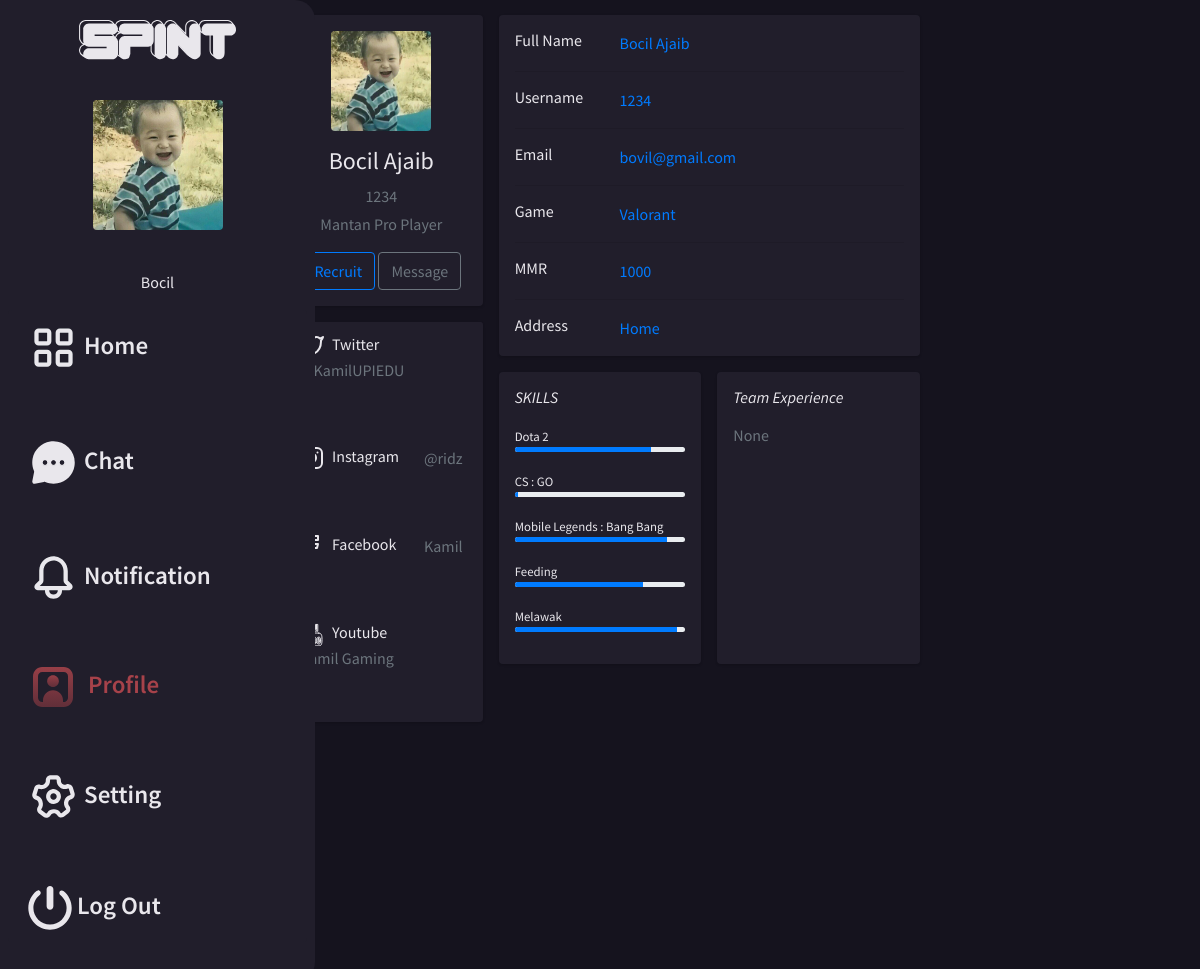
The page /Profile.php (signed in) on the database its author committed.
### tables this page shows
CREATE TABLE `user` (
  `user_id` int(100) NOT NULL,
  `firstname` varchar(100) NOT NULL,
  `lastname` varchar(100) NOT NULL,
  `username` varchar(100) NOT NULL,
  `username2` varchar(100) NOT NULL,
  `birthday` date NOT NULL,
  `gender` varchar(100) NOT NULL,
  `game` varchar(100) NOT NULL,
  `mmr` int(11) NOT NULL,
  `email` varchar(100) NOT NULL,
  `email2` varchar(100) NOT NULL,
  `password` varchar(100) NOT NULL,
  `password2` varchar(100) NOT NULL,
  `profile_picture` varchar(100) NOT NULL
);

### session.php (called while the page is built, shortened)
<?php
include("includes/database.php");
$id = $_SESSION['id'];
$query=mysqli_query ($con,"SELECT * FROM user WHERE user_id ='$id'");
$row=mysqli_fetch_array($query);
$firstname=$row['firstname'];
$lastname=$row['lastname'];
$username=$row['username'];
$game=$row['game'];
$mmr=$row['mmr'];
$email=$row['email'];
?>

### Profile.php (the view, shortened to what this page needs)
<!DOCTYPE html>
<html lang="en">
<head>
  <link href="vendor/bootstrap/css/bootstrap.min.css" rel="stylesheet">
  <link href="css/simple-sidebar.css" rel="stylesheet">
  <link href="css/index.css" rel="stylesheet">
  <link href="css/profile.css" rel="stylesheet">
</head>
<body>
<?php include ('session.php');?>
  <div id="wrapper">
  <div class="bg-dark rounded" id="left-sidebar-wrapper">
    <div class="sidebar-brand text-center">
      <img src="assets/logo.svg" alt="logo spint" id="logo">
    </div>
    <div class="text-center">
      <a href="updatephoto.php"><img src="<?php echo $row['profile_picture'] ?>" alt="profile picture" class="rounded" id="foto" ></a>
      <p class="bg-dark"><?php echo $firstname ?></p>
    </div>
    <div class="list-group" id="sidebar">
      <a href="home.php" class="list-group-item list-group-item-action bg-dark mx-sm-2"><img
          src="assets/icon/home.svg" alt="home" class="mx-auto"> Home</a>
      <a href="#" class="list-group-item list-group-item-action bg-dark mx-sm-2"><img src="assets/icon/chat.svg"
          alt="chat" class="mx-auto"> Chat</a>
      <a href="#" class="list-group-item list-group-item-action bg-dark mx-sm-2"><img src="assets/icon/notif.svg"
          alt="notification" class="mx-auto"> Notification</a>
      <a href="profile.php" class="list-group-item list-group-item-action active bg-dark mx-sm-2">&nbsp;<img
          src="assets/icon/profile-active.svg" alt="profile" class="mx-auto">&nbsp;&nbsp; Profile</a>
      <a href="setting.php" class="list-group-item list-group-item-action bg-dark mx-sm-2"><img
          src="assets/icon/setting.svg" alt="setting" class="mx-auto"> Setting</a>
      <a href="logout.php" class="list-group-item bg-dark mx-sm-2" id="iconbarleft"><img
          src="assets/icon/logout.svg"alt="log out" class="mx-auto"> Log Out</a>
    </div>
  </div>
  <div class="container">
    <div class="main-body">
      <div class="row gutters-sm">
        <div class="col-md-4 mb-3">
          <div class="card">
            <div class="card-body">
              <div class="d-flex flex-column align-items-center text-center rounded">
                <img src="<?php echo $row['profile_picture'] ?>" alt="Admin" width="100" height="100" class="rounded">
                <div class="mt-3">
                  <h4 id="wartek"><?php echo $firstname." ".$lastname ?></h4>
                  <p class="text-secondary mb-1"><?php echo $username ?></p>
                  <p class="text-muted font-size-sm">Mantan Pro Player</p>
                  <button class="btn btn-outline-primary">Recruit</button>
                  <button class="btn btn-outline-secondary">Message</button>
                </div>
              </div>
            </div>
          </div>
          <div class="card mt-3">
            <ul class="list-group list-group-flush">
              <li class="list-group-item d-flex justify-content-between align-items-center flex-wrap" id="latar">
                <h6 class="mb-0" id="wartek">Twitter</h6>
                <span class="text-secondary">@KamilUPIEDU</span>
              </li>
              <li class="list-group-item d-flex justify-content-between align-items-center flex-wrap" id="latar">
                <h6 class="mb-0" id="wartek">Instagram</h6>
                <span class="text-secondary">@ridz</span>
              </li>
              <li class="list-group-item d-flex justify-content-between align-items-center flex-wrap" id="latar">
                <h6 class="mb-0" id="wartek">Facebook</h6>
                <span class="text-secondary">Kamil</span>
              </li>
              <li class="list-group-item d-flex justify-content-between align-items-center flex-wrap" id="latar">
                <h6 class="mb-0" id="wartek">&ensp;Youtube</h6>
                <span class="text-secondary">Kamil Gaming</span>
              </li>
            </ul>
          </div>
        </div>
		  	 <div class="col-md-8">
          <div class="card mb-3">
            <div class="card-body" id="wartek">
              <div class="row">
                <div class="col-sm-3">
                  <h6 class="mb-1">Full Name</h6>
                </div>
                <div class="col-sm-9 text-primary">
                   <?php echo $firstname." ".$lastname ?>
                </div>
              </div>
              <hr>
              <div class="row">
                <div class="col-sm-3">
                  <h6 class="mb-1">Username</h6>
                </div>
                <div class="col-sm-9 text-primary">
                  <?php echo $username ?>
                </div>
              </div>
              <hr>
              <div class="row">
                <div class="col-sm-3">
                  <h6 class="mb-0">Email</h6>
                </div>
                <div class="col-sm-9 text-primary">
                  <?php echo $email ?>
                </div>
              </div>
              <hr>
              <div class="row">
                <div class="col-sm-3">
                  <h6 class="mb-0">Game</h6>
                </div>
                <div class="col-sm-9 text-primary">
                  <?php echo $game ?>
                </div>
              </div>
              <hr>
              <div class="row">
                <div class="col-sm-3">
                  <h6 class="mb-0">MMR</h6>
                </div>
                <div class="col-sm-9 text-primary">
                  <?php echo $mmr ?>
                </div>
              </div>
              <hr>
              <div class="row">
                <div class="col-sm-3">
                  <h6 class="mb-0">Address</h6>
                </div>
                <div class="col-sm-9 text-primary">
                  Home
                </div>
              </div>
            </div>
          </div>
          <div class="row gutters-sm">
            <div class="col-sm-6 mb-3">
              <div class="card h-100">
                <div class="card-body">
                  <h6 class="d-flex align-items-center mb-3" id="wartek"><i>SKILLS</i></h6>
                  <small id="wartek">Dota 2</small>
                  <div class="progress mb-3" style="height: 5px">
                    <div class="progress-bar bg-primary" role="progressbar" style="width: 80%" aria-valuenow="80"
                      aria-valuemin="0" aria-valuemax="100"></div>
                  </div>
                  <small id="wartek">CS : GO</small>
                  <div class="progress mb-3" style="height: 5px">
                    <div class="progress-bar bg-primary" role="progressbar" style="width: 2%" aria-valuenow="2"
                      aria-valuemin="0" aria-valuemax="100"></div>
                  </div>
                  <small id="wartek">Mobile Legends : Bang Bang</small>
                  <div class="progress mb-3" style="height: 5px">
                    <div class="progress-bar bg-primary" role="progressbar" style="width: 89%" aria-valuenow="89"
                      aria-valuemin="0" aria-valuemax="100"></div>
                  </div>
                  <small id="wartek">Feeding</small>
                  <div class="progress mb-3" style="height: 5px">
                    <div class="progress-bar bg-primary" role="progressbar" style="width: 75%" aria-valuenow="75"
                      aria-valuemin="0" aria-valuemax="100"></div>
                  </div>
                  <small id="wartek">Melawak</small>
                  <div class="progress mb-3" style="height: 5px">
                    <div class="progress-bar bg-primary" role="progressbar" style="width: 95%" aria-valuenow="95"
                      aria-valuemin="0" aria-valuemax="100"></div>
                  </div>
                </div>
              </div>
            </div>
            <div class="col-sm-6 mb-3">
              <div class="card h-100">
                <div class="card-body">
                  <h6 class="d-flex align-items-center mb-3" id="wartek"><i>Team Experience</i></h6>
                  <div class="text-secondary">
                    None
                  </div>
                </div>
              </div>
            </div>
          </div>
        </div>
      </div>
    </div>
</body>
</html>

### css/simple-sidebar.css (style rules this page uses)
#wrapper { padding-left: 0; -webkit-transition: all 0.5s ease; -moz-transition: all 0.5s ease; -o-transition: all 0.5s ease; transition: all 0.5s ease; }
#left-sidebar-wrapper { z-index: 1000; position: fixed; left: 250px; width: 0; height: 100%; margin-left: -250px; overflow-y: auto; background: #000; -webkit-transition: all 0.5s ease; -moz-transition: all 0.5s ease; -o-transition: all 0.5s ease; transition: all 0.5s ease; border-radius: 0px 20px 20px 0px !important; }
@media (min-width:768px) { #wrapper { padding-left: 250px; padding-right: 250px; } }
@media (min-width:768px) { #left-sidebar-wrapper { width: 315px; } }

### css/index.css (style rules this page uses)
body { background-color: #15131E; font-family: 'Source Sans Pro', sans-serif; }
#logo { margin-top: 20px; width: 50%; }
.bg-dark { background-color: #211E2B !important ; color: #E9E7EC; }
.list-group-item { margin-bottom: 40px; border: none; }
.list-group-item-action { width: auto; }
#foto { width: 130px; height: 130px; }
#foto { margin: 40px 0px 40px 0px; }
#sidebar { font-family: 'Source Sans Pro', sans-serif; color: #E9E7EC; font-weight: 550; font-size: 25px; }
.active { color: #A7424A !important; border: none; }
html { scroll-behavior: smooth; }

### css/profile.css (style rules this page uses)
.main-body { padding: 15px; }
.card { box-shadow: 0 1px 3px 0 rgba(0,0,0,.1), 0 1px 2px 0 rgba(0,0,0,.06); }
.card { position: relative; display: flex; flex-direction: column; min-width: 0; word-wrap: break-word; background-color: #211E2B; background-clip: border-box; border: 0 solid rgba(0,0,0,.125); border-radius: .25rem; }
.card-body { flex: 1 1 auto; min-height: 1px; padding: 1rem; }
.mb-3, .my-3 { margin-bottom: 1rem!important; }
#latar { background-color: #211E2B!important; }
#wartek { color: #E9E7EC; }
.gutters-sm { margin-right: -8px; margin-left: -8px; }
.gutters-sm>.col, .gutters-sm>[class*=col-] { padding-right: 8px; padding-left: 8px; }

### rows shown on the page
user: profile_picture (picture), firstname "Bocil", lastname "Ajaib", username "1234", email "bovil@gmail.com", game "Valorant", mmr "1000"
